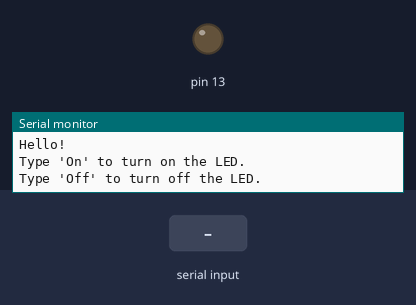
This sketch was run on a simulated Arduino Uno, built with avr-gcc and run on an emulated ATmega328P. On the bench: output pins drawn as LEDs (lit = HIGH), the last lines printed to the serial monitor. The inputs (shaded band) are chosen by the test bench.

Above: at 1.2 s.
1.3 s: "On" received over Serial
At 2.1 s:
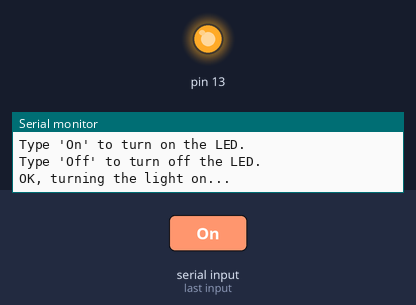
2.8 s: "Off" received over Serial
At 3.2 s:
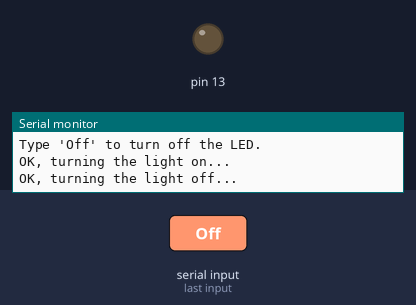
Timing chart, 0 to 5.8 s (numbered marks = the images above; inputs shaded):
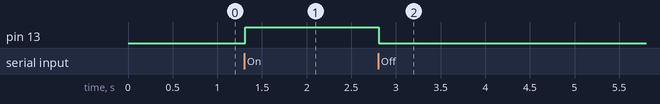

Measured:
- after the input at 1.3 s, pin 13: LOW → HIGH at once
- after the input at 2.8 s, pin 13: HIGH → LOW at once

The sketch:

serialBlink.ino
```cpp
void setup() {
  Serial.begin(115200);
  Serial.setTimeout(10);
  pinMode(13, OUTPUT);
  Serial.println("Hello!");
  Serial.println("Type 'On' to turn on the LED.");
  Serial.println("Type 'Off' to turn off the LED.");
  Serial.flush();
}

void loop() {
  if (Serial.available() > 0) {
    String command = Serial.readString();
    command.trim();
    Serial.flush();
    if (command == "On") {
      Serial.println("OK, turning the light on...");
      digitalWrite(13, HIGH);
    }
    else if (command == "Off") {
      Serial.println("OK, turning the light off...");
      digitalWrite(13, LOW);
    }
    else {
      Serial.print("I'm sorry, I didn't understand that. Please type 'On' or 'Off' before sending. I received: ");
      Serial.println(command);
    }
  }
}
```
